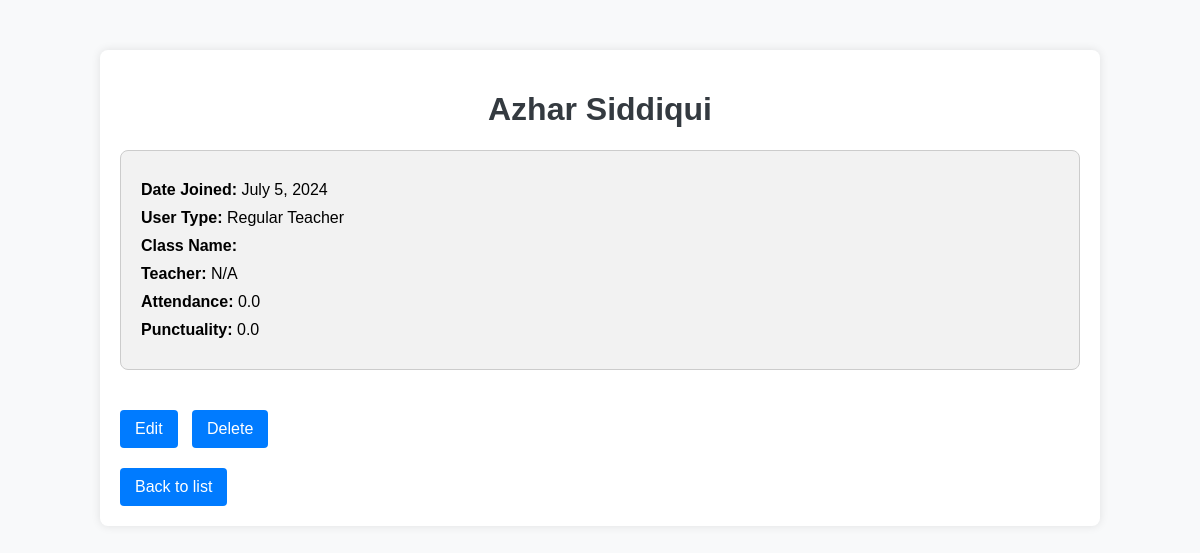
The page /accounts/profiles/4/ (signed in) on the database as committed earlier.
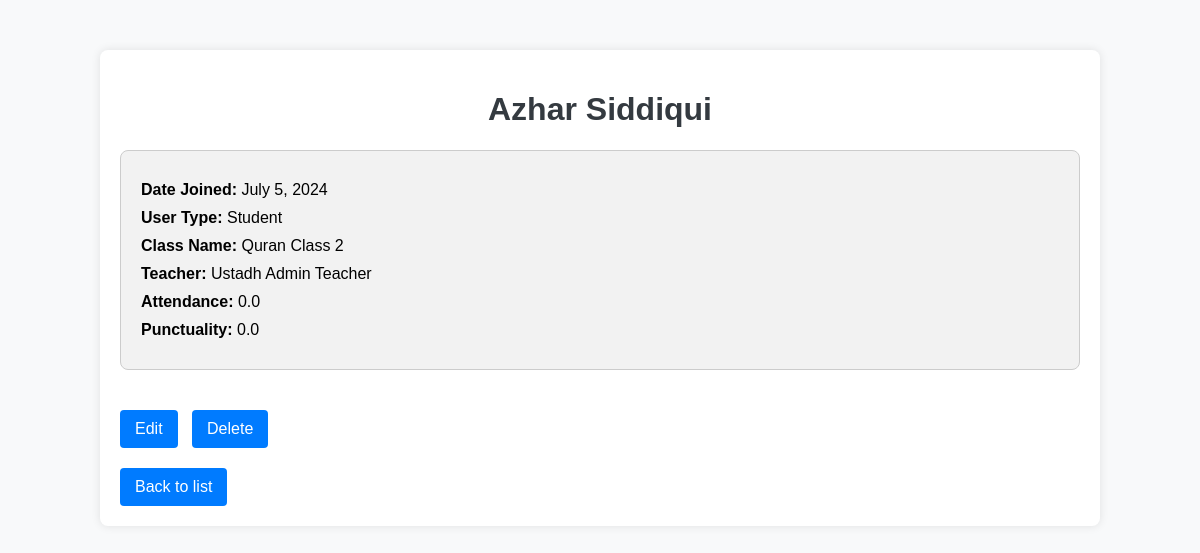
The same page on the database as committed later.
### accounts/models.py (models this page shows, shortened)
class Profile(models.Model):
    ADMIN_TEACHER = 'admin_teacher'
    REGULAR_TEACHER = 'regular_teacher'
    STUDENT = 'student'
    WAITING_LIST = 'waiting_list'
    USER_TYPE_CHOICES = [
        (ADMIN_TEACHER, 'Admin Teacher'),
        (REGULAR_TEACHER, 'Regular Teacher'),
        (STUDENT, 'Student'),
        (WAITING_LIST, 'Waiting List'),
    ]
    user = models.OneToOneField(User, on_delete=models.CASCADE)
    user_type = models.CharField(max_length=20, choices=USER_TYPE_CHOICES, default=WAITING_LIST)
    class_name = models.ForeignKey(ClassName, on_delete=models.SET_NULL, null=True, blank=True, related_name='students')
    attendance = models.FloatField(default=0.0, null=True, blank=True)
    punctuality = models.FloatField(default=0.0, null=True, blank=True)
    class Meta:
        verbose_name = "Profile"
        verbose_name_plural = "Profiles"

class ClassName(models.Model):
    QAIDAH = 'qaidah'
    QURAN_READING = 'quran_reading'
    HIFZ = 'hifz'
    NA = 'na'
    BOOK_CHOICES = [
        (QAIDAH, 'Qaidah'),
        (QURAN_READING, 'Quran Reading'),
        (HIFZ, 'Hifz'),
        (NA, 'N/A'),
    ]
    name = models.CharField(max_length=100)
    teacher = models.ForeignKey('Profile', on_delete=models.SET_NULL, null=True,
                                limit_choices_to={'user_type__in': ['admin_teacher', 'regular_teacher']})
    book = models.CharField(max_length=20, choices=BOOK_CHOICES, default=NA)
    created_at = models.DateTimeField(auto_now_add=True)
    class Meta:
        verbose_name = "Class"
        verbose_name_plural = "Classes"

### accounts/views.py (the view)
# urls.py: path('profiles/<int:pk>/', ProfileDetailView.as_view(), name='profile-detail'),
class ProfileDetailView(LoginRequiredMixin, DetailView):
    model = Profile
    template_name = 'accounts/profile_detail.html'
    context_object_name = 'profile'

### accounts/templates/accounts/profile_detail.html (shortened to what this page needs)
<!DOCTYPE html>
<html lang="en">
<head>
</head>
<body>
    <div class="container">
        <h1>{{ profile.user.first_name }} {{ profile.user.last_name }}</h1>
        <div class="profile-details">
            <p><strong>Date Joined:</strong> {{ profile.user.date_joined|date:"F j, Y" }}</p>
            <p><strong>User Type:</strong> {{ profile.get_user_type_display }}</p>
            <p><strong>Class Name:</strong> {{ profile.class_name.name }}</p>
            {% if profile.class_name.teacher %}
            <p><strong>Teacher:</strong> Ustadh {{ profile.class_name.teacher.user.first_name }}</p>
            {% else %}
            <p><strong>Teacher:</strong> N/A</p>
            {% endif %}
            <p><strong>Attendance:</strong> {{ profile.attendance }}</p>
            <p><strong>Punctuality:</strong> {{ profile.punctuality }}</p>
        </div>
        <div class="actions">
            <a href="{% url 'profile-update' profile.pk %}">Edit</a>
            <a href="{% url 'profile-delete' profile.pk %}">Delete</a>
        </div>
        <a href="{% url 'profile-list' %}">Back to list</a>
    </div>
</body>
</html>

Rows that differ between the two databases and show on the page:
changed Profile "Azhar": user_type "Regular Teacher" → "Student"; class_name.name (not shown) → "Quran Class 2"; class_name_id empty → 4 (drawn); class_name.teacher.user.first_name (not shown) → "Admin Teacher"
Other text that changed with them:
text no longer shown: "N/A"
text now shown: "Ustadh"
